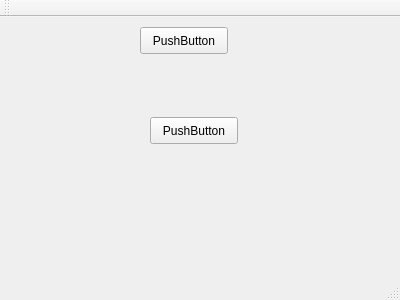
<?xml version="1.0" encoding="UTF-8"?>
<ui version="4.0">
 <class>MainWindow</class>
 <widget class="QMainWindow" name="MainWindow">
  <property name="geometry">
   <rect>
    <x>0</x>
    <y>0</y>
    <width>400</width>
    <height>300</height>
   </rect>
  </property>
  <property name="windowTitle">
   <string>MainWindow</string>
  </property>
  <widget class="QWidget" name="centralWidget">
   <widget class="QPushButton" name="pushButton">
    <property name="geometry">
     <rect>
      <x>140</x>
      <y>10</y>
      <width>88</width>
      <height>27</height>
     </rect>
    </property>
    <property name="text">
     <string>PushButton</string>
    </property>
   </widget>
   <widget class="QPushButton" name="pushButton_2">
    <property name="geometry">
     <rect>
      <x>150</x>
      <y>100</y>
      <width>88</width>
      <height>27</height>
     </rect>
    </property>
    <property name="text">
     <string>PushButton</string>
    </property>
   </widget>
  </widget>
  <widget class="QMenuBar" name="menuBar">
   <property name="geometry">
    <rect>
     <x>0</x>
     <y>0</y>
     <width>400</width>
     <height>22</height>
    </rect>
   </property>
  </widget>
  <widget class="QToolBar" name="mainToolBar">
   <attribute name="toolBarArea">
    <enum>TopToolBarArea</enum>
   </attribute>
   <attribute name="toolBarBreak">
    <bool>false</bool>
   </attribute>
  </widget>
  <widget class="QStatusBar" name="statusBar"/>
 </widget>
 <layoutdefault spacing="6" margin="11"/>
 <resources/>
 <connections/>
</ui>
